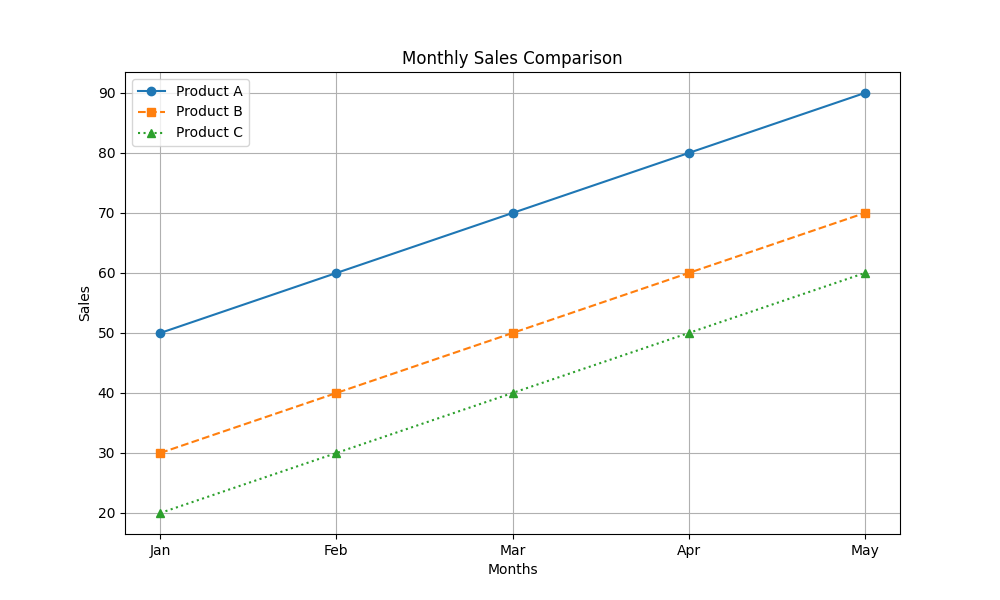

The script that saved this image:
# Author: Saloni Tiwari
# Topic: Sales Comparison (Multiple Line Plot)
# Day: 02
# Description: Compare sales of multiple products over months

import matplotlib.pyplot as plt

# Data
months = ['Jan', 'Feb', 'Mar', 'Apr', 'May']

product_A = [50, 60, 70, 80, 90]
product_B = [30, 40, 50, 60, 70]
product_C = [20, 30, 40, 50, 60]

# Create figure
plt.figure(figsize=(10, 6))

# Plot lines
plt.plot(months, product_A, label="Product A", marker='o', linestyle='-')
plt.plot(months, product_B, label="Product B", marker='s', linestyle='--')
plt.plot(months, product_C, label="Product C", marker='^', linestyle=':')

# Titles and labels
plt.title("Monthly Sales Comparison")
plt.xlabel("Months")
plt.ylabel("Sales")

# Grid and legend
plt.grid(True)
plt.legend()

# Save graph
plt.savefig("day02_sales_comparison.png")

# Show graph
plt.show()
